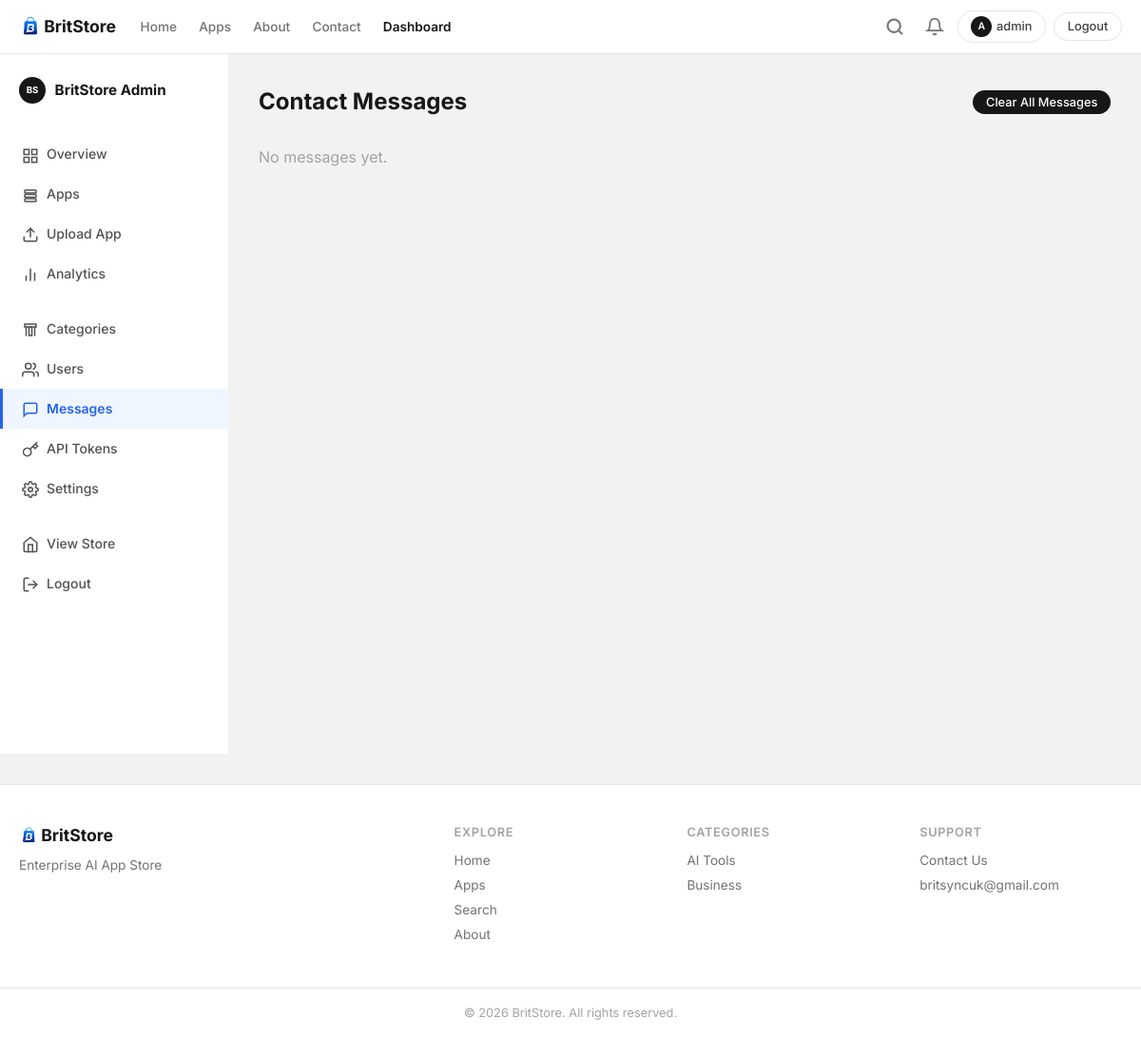
Page /dashboard/messages/ (signed in) on the committed database.
### store/models.py (models this page shows, shortened)
class WebsiteSettings(models.Model):
    site_name = models.CharField(max_length=100, default='BritStore')
    tagline = models.CharField(max_length=200, default='Intelligent Apps for the AI Era')
    hero_title = models.CharField(max_length=200, default='Discover BritStore Apps')
    hero_subtitle = models.TextField(
        default='Explore our suite of AI-powered applications built to automate, educate, and innovate.',
    )
    about_title = models.CharField(max_length=200, default='About BritStore')
    about_content = models.TextField(default='')
    mission = models.TextField(default='')
    support_email = models.EmailField(default='britsyncuk@gmail.com')
    updated_at = models.DateTimeField(auto_now=True)
    class Meta:
        verbose_name = 'Website Settings'
        verbose_name_plural = 'Website Settings'
    @classmethod
    def get_solo(cls):
        obj, _ = cls.objects.get_or_create(pk=1)
        return obj

class User(AbstractUser):
    ROLE_SUPER_ADMIN = 'super_admin'
    ROLE_APP_MANAGER = 'app_manager'
    ROLE_NORMAL_USER = 'normal_user'
    ROLE_CHOICES = [
        (ROLE_SUPER_ADMIN, 'Super Admin'),
        (ROLE_APP_MANAGER, 'App Manager'),
        (ROLE_NORMAL_USER, 'Normal User'),
    ]
    role = models.CharField(max_length=20, choices=ROLE_CHOICES, default=ROLE_NORMAL_USER)
    is_fingerprint_user = models.BooleanField(default=False)
    has_upgraded = models.BooleanField(default=False)
    class Meta:
        ordering = ['username']
    @property
    def is_super_admin(self):
        return self.role == self.ROLE_SUPER_ADMIN or self.is_superuser
    @property
    def can_access_dashboard(self):
        return self.is_super_admin or self.is_app_manager or self.is_staff
    @property
    def avatar_letter(self):
        return self.username[0].upper() if self.username else '?'

class Category(models.Model):
    name = models.CharField(max_length=100, unique=True)
    slug = models.SlugField(max_length=120, unique=True, blank=True)
    description = models.TextField(blank=True)
    icon = models.ImageField(upload_to='category_icons/', blank=True)
    icon_emoji = models.CharField(max_length=10, blank=True, help_text='Fallback emoji if no icon image')
    created_at = models.DateTimeField(auto_now_add=True)
    class Meta:
        verbose_name_plural = 'Categories'
        ordering = ['name']

### store/views.py (the view, shortened to what this page needs)
# urls.py: path('dashboard/messages/', views.contact_messages, name='dashboard_messages'),
@super_admin_required
def contact_messages(request):
    unread_count = ContactMessage.objects.filter(is_read=False).count()
    msgs = ContactMessage.objects.all()
    return render(request, 'dashboard/messages.html', {
        'messages_list': msgs,
        'unread_count': unread_count,
    })

### store/context_processors.py (called while the page is built)
def site_context(request):
    settings_obj = WebsiteSettings.get_solo()
    from store.models import Category, Notification
    nav_categories = Category.objects.annotate(
        published_count=Count('apps', filter=Q(apps__published=True)),
    ).filter(published_count__gt=0)[:8]
    notifications = []
    unread_notifications = 0
    if request.user.is_authenticated and request.user.is_super_admin:
        notifications = Notification.objects.all()[:10]
        unread_notifications = Notification.objects.filter(is_read=False).count()
    return {
        'site_settings': settings_obj,
        'nav_categories': nav_categories,
        'notifications': notifications,
        'unread_notifications': unread_notifications,
    }

### store/permissions.py (called while the page is built)
def dashboard_required(view_func):
    @login_required
    @wraps(view_func)
    def wrapper(request, *args, **kwargs):
        if not request.user.can_access_dashboard:
            messages.error(request, 'You do not have permission to access the dashboard.')
            raise PermissionDenied
        return view_func(request, *args, **kwargs)
    return wrapper

def super_admin_required(view_func):
    @dashboard_required
    @wraps(view_func)
    def wrapper(request, *args, **kwargs):
        if not request.user.is_super_admin:
            messages.error(request, 'Super Admin access required.')
            raise PermissionDenied
        return view_func(request, *args, **kwargs)
    return wrapper

### templates/dashboard/messages.html (shortened to what this page needs)
{% extends 'base.html' %}
{% load static %}
{% block extra_css %}<link rel="stylesheet" href="{% static 'css/dashboard.css' %}">{% endblock %}
{% block content %}
<div class="dashboard-layout">
    {% include 'dashboard/sidebar.html' %}
    <div class="dashboard-main">
        <div class="dashboard-header flex-between">
            <h1>Contact Messages</h1>
            <div style="display:flex;gap:.5rem;flex-wrap:wrap">
                <form method="post" action="{% url 'dashboard_clear_messages' %}" onsubmit="return confirm('Delete ALL messages? This cannot be undone.')">
                    <button type="submit" class="btn btn-danger btn-sm">Clear All Messages</button>
                </form>
            </div>
        </div>
        {% for msg in messages_list %}
        <div class="dashboard-card message-card" style="{% if not msg.is_read %}border-left:4px solid var(--blue);background:var(--blue-light){% endif %}">
            <div class="message-header">
                <strong>{{ msg.subject }}</strong>
                <div>
                    <span>{{ msg.created_at|date:"M d, Y H:i" }}</span>
                    {% if not msg.is_read %}
                    <form method="post" style="display:inline">
                        {% csrf_token %}
                        <button type="submit" name="mark_read" value="{{ msg.pk }}" class="btn btn-outline btn-sm" style="margin-left:.5rem">Mark Read</button>
                    </form>
                    {% endif %}
                </div>
            </div>
            <p><strong>{{ msg.name }}</strong> &lt;{{ msg.email }}&gt;</p>
            <p>{{ msg.message|linebreaks }}</p>
            <details style="margin-top:.75rem">
                <summary style="cursor:pointer;color:var(--blue);font-size:.875rem;font-weight:500">Reply via email</summary>
                <form method="post" style="margin-top:.75rem">
                    {% csrf_token %}
                    <input type="hidden" name="reply_id" value="{{ msg.pk }}">
                    <div class="form-group">
                        <textarea name="reply_text" class="form-control" rows="3" placeholder="Type your reply here..."></textarea>
                    </div>
                    <button type="submit" class="btn btn-primary btn-sm">Send Reply</button>
                    <a href="mailto:{{ msg.email }}" class="btn btn-outline btn-sm">Open in Email Client</a>
                </form>
            </details>
        </div>
        {% empty %}
        <p class="text-muted">No messages yet.</p>
        {% endfor %}
    </div>
</div>
{% endblock %}

### templates/base.html (shortened to what this page needs)
{% load static %}
<!DOCTYPE html>
<html lang="en">
<head>
    <link rel="stylesheet" href="{% static 'css/style.css' %}?v=2">
    {% block extra_css %}{% endblock %}
</head>
<body>
    <header class="site-header">
        <div class="container header-inner">
            <a href="{% url 'home' %}" class="logo" style="gap:.35rem">
                <img src="{% static 'images/logo.png' %}" alt="{{ site_settings.site_name }}" style="height:28px;width:auto;border-radius:4px">
                <span class="logo-text">{{ site_settings.site_name }}</span>
            </a>
            <nav class="main-nav" id="mainNav">
                <a href="{% url 'home' %}" {% if request.path == '/' %}class="active"{% endif %}>Home</a>
                <a href="{% url 'downloads' %}" {% if '/downloads' in request.path %}class="active"{% endif %}>Apps</a>
                <a href="{% url 'about' %}" {% if '/about' in request.path %}class="active"{% endif %}>About</a>
                <a href="{% url 'contact' %}" {% if '/contact' in request.path %}class="active"{% endif %}>Contact</a>
                {% if user.is_authenticated and user.can_access_dashboard %}
                <a href="{% url 'dashboard_home' %}" class="nav-dashboard">Dashboard</a>
                {% endif %}
            </nav>
            <div class="header-actions">
                <div class="search-inline-wrap" id="searchInline">
                    <button class="search-inline-toggle" id="searchToggle" onclick="toggleSearch()" aria-label="Search">
                        <svg width="20" height="20" viewBox="0 0 24 24" fill="none" stroke="currentColor" stroke-width="2.5" stroke-linecap="round"><circle cx="11" cy="11" r="8"/><line x1="21" y1="21" x2="16.65" y2="16.65"/></svg>
                    </button>
                </div>
                {% if user.is_authenticated %}
                {% if user.can_access_dashboard %}
                <div class="notification-bell-wrap">
                    <button class="notification-bell" onclick="toggleNotif(event)" title="Notifications">
                        <svg width="20" height="20" viewBox="0 0 24 24" fill="none" stroke="currentColor" stroke-width="2" stroke-linecap="round"><path d="M18 8A6 6 0 0 0 6 8c0 7-3 9-3 9h18s-3-2-3-9"/><path d="M13.73 21a2 2 0 0 1-3.46 0"/></svg>
                    </button>
                </div>
                {% endif %}
                <a href="{% url 'profile' %}" class="btn btn-outline btn-sm" style="gap:.3rem">
                    <span style="display:inline-flex;align-items:center;justify-content:center;width:22px;height:22px;border-radius:50%;background:var(--gray-900);color:#fff;font-size:.65rem;font-weight:600">{{ user.avatar_letter }}</span>
                    {{ user.username }}
                </a>
                <a href="{% url 'logout' %}" class="btn btn-outline btn-sm" onclick="return confirm('Are you sure you want to logout?')">Logout</a>
                {% else %}
                <a href="{% url 'login' %}" class="btn btn-primary btn-sm">Login</a>
                <a href="{% url 'signup' %}" class="btn btn-outline btn-sm">Sign Up</a>
                {% endif %}
            </div>
        </div>
    </header>
    <main>
        {% block content %}{% endblock %}
    </main>
    <footer class="site-footer">
        <div class="container footer-grid">
            <div class="footer-brand">
                <div class="logo" style="gap:.35rem">
                    <img src="{% static 'images/logo.png' %}" alt="{{ site_settings.site_name }}" style="height:24px;width:auto;border-radius:4px">
                    <span class="logo-text">{{ site_settings.site_name }}</span>
                </div>
                <p>{{ site_settings.tagline }}</p>
            </div>
            <div class="footer-links">
                <h4>Explore</h4>
                <a href="{% url 'home' %}">Home</a>
                <a href="{% url 'downloads' %}">Apps</a>
                <a href="{% url 'search' %}">Search</a>
                <a href="{% url 'about' %}">About</a>
            </div>
            <div class="footer-links">
                <h4>Categories</h4>
                {% for cat in nav_categories|slice:":5" %}
                <a href="{% url 'category' cat.slug %}">{{ cat.name }}</a>
                {% empty %}
                <span class="text-muted">No categories yet</span>
                {% endfor %}
            </div>
            <div class="footer-links">
                <h4>Support</h4>
                <a href="{% url 'contact' %}">Contact Us</a>
                <a href="mailto:{{ site_settings.support_email }}">{{ site_settings.support_email }}</a>
            </div>
        </div>
        <div class="footer-bottom">
            <div class="container">
                <p>&copy; {% now "Y" %} {{ site_settings.site_name }}. All rights reserved.</p>
            </div>
        </div>
    </footer>
</body>
</html>

### static/css/style.css (style rules this page uses)
:root { --white: #ffffff; --bg: #f2f2f2; --card: #ffffff; --border: #e5e5e5; --gray-200: #d4d4d4; --gray-400: #a3a3a3; --gray-500: #737373; --gray-600: #525252; --gray-700: #404040; --gray-800: #262626; --gray-900: #171717; --black: #000000; --blue: #2563eb; --blue-dark: #1d4ed8; --blue-light: #eff6ff; --red: #dc2626; --red-dark: #b91c1c; --red-light: #fef2f2; --green: #16a34a; --green-light: #f0fdf4; --star: #f59e0b; --shadow: 0 1px 3px rgba(0,0,0,.08); --shadow-md: 0 4px 12px rgba(0,0,0,.1); --radius: 16px; --radius-sm: 8px; --font: 'Inter', system-ui, sans-serif; }
*, *::before, *::after { box-sizing: border-box; margin: 0; padding: 0; }
body { font-family: var(--font); background: var(--bg); color: var(--gray-900); line-height: 1.5; min-height: 100vh; display: flex; flex-direction: column; }
main { flex: 1; }
.container { max-width: 1200px; margin: 0 auto; padding: 0 1.25rem; }
a { color: var(--gray-900); text-decoration: none; }
.site-header { background: var(--white); border-bottom: 1px solid var(--border); position: sticky; top: 0; z-index: 100; }
.header-inner { display: flex; align-items: center; gap: 1rem; height: 56px; }
.logo { display: flex; align-items: center; gap: .5rem; font-weight: 700; font-size: 1.1rem; color: var(--gray-900); flex-shrink: 0; }
.main-nav { display: flex; gap: .25rem; flex: 1; }
.main-nav a { color: var(--gray-500); font-weight: 500; font-size: .85rem; padding: .35rem .6rem; border-radius: 6px; transition: all .15s; }
.main-nav a.nav-dashboard { color: var(--gray-900); font-weight: 600; }
.header-actions { display: flex; align-items: center; gap: .5rem; }
.search-inline-wrap { position: relative; display: flex; align-items: center; }
.search-inline-toggle { background: none; border: none; cursor: pointer; color: var(--gray-500); display: flex; align-items: center; justify-content: center; width: 36px; height: 36px; border-radius: 50%; transition: background .15s; }
.notification-bell-wrap { position: relative; }
.notification-bell { position: relative; color: var(--gray-500); display: flex; align-items: center; background: none; border: none; cursor: pointer; padding: 6px; border-radius: 50%; transition: background .15s; }
.btn { display: inline-flex; align-items: center; justify-content: center; gap: .35rem; padding: .5rem 1.25rem; border-radius: 24px; font-weight: 500; font-size: .875rem; border: none; cursor: pointer; transition: all .15s; font-family: var(--font); }
.btn-outline { background: transparent; color: var(--gray-700); border: 1px solid var(--border); }
.btn-danger { background: var(--gray-900); color: white; }
.btn-sm { padding: .3rem .85rem; font-size: .8rem; border-radius: 20px; }
.text-muted { color: var(--gray-400); }
.site-footer { background: var(--white); border-top: 1px solid var(--border); margin-top: 2rem; }
.footer-grid { display: grid; grid-template-columns: 2fr 1fr 1fr 1fr; gap: 2rem; padding: 2.5rem 1.25rem; }
.footer-brand p { color: var(--gray-500); font-size: .85rem; margin-top: .5rem; }
.footer-links h4 { font-size: .8rem; font-weight: 600; margin-bottom: .6rem; text-transform: uppercase; letter-spacing: .05em; color: var(--gray-400); }
.footer-links a { display: block; color: var(--gray-500); font-size: .85rem; margin-bottom: .35rem; }
.footer-bottom { border-top: 1px solid var(--border); padding: 1rem 0; text-align: center; font-size: .8rem; color: var(--gray-400); }

### static/css/dashboard.css (style rules this page uses)
.dashboard-layout { display: flex; min-height: calc(100vh - 64px); }
.dashboard-main { flex: 1; padding: 2rem; background: var(--off-white); overflow-x: auto; }
.dashboard-header { margin-bottom: 1.75rem; }
.dashboard-header h1 { font-size: 1.5rem; font-weight: 700; }
.flex-between { display: flex; justify-content: space-between; align-items: center; flex-wrap: wrap; gap: 1rem; }

### rows in the picture
WebsiteSettings: site_name "BritStore", tagline "Enterprise AI App Store", support_email "britsyncuk@gmail.com"
User: avatar_letter "A", username "admin"
Category: name "AI Tools"
Category: name "Business"
